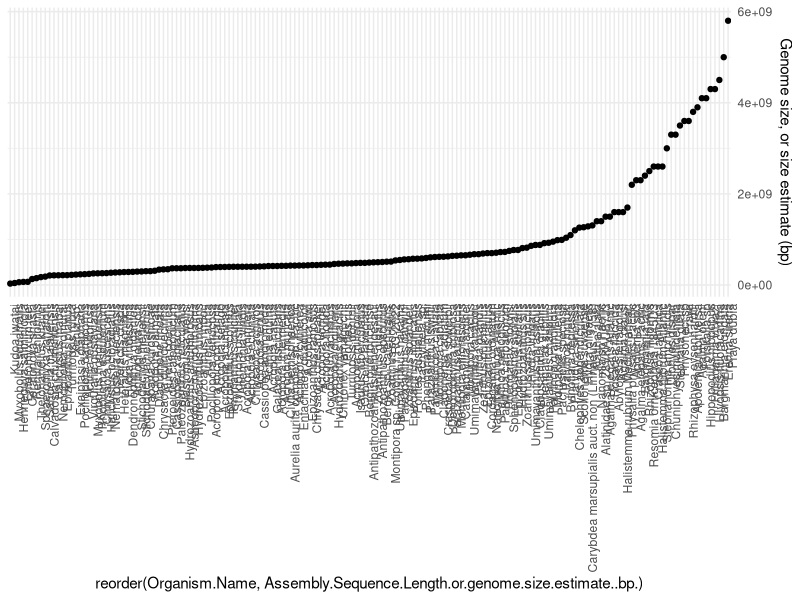
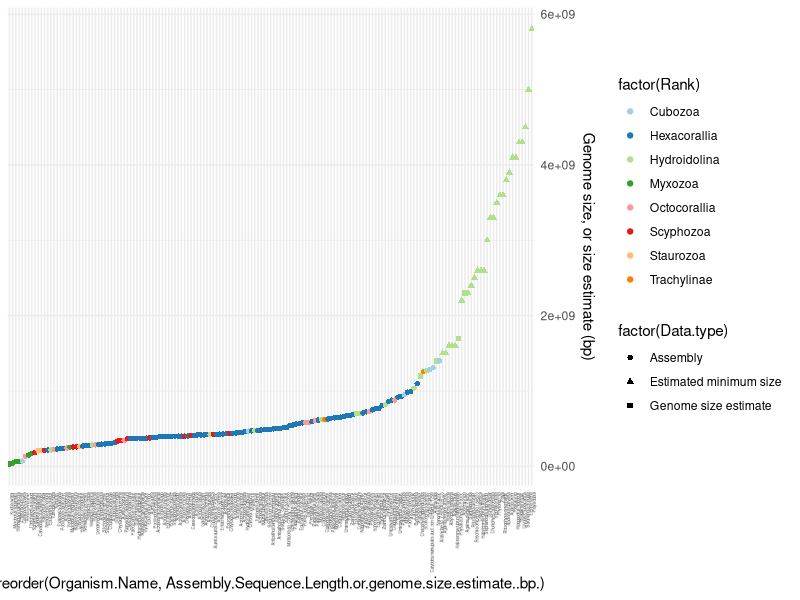
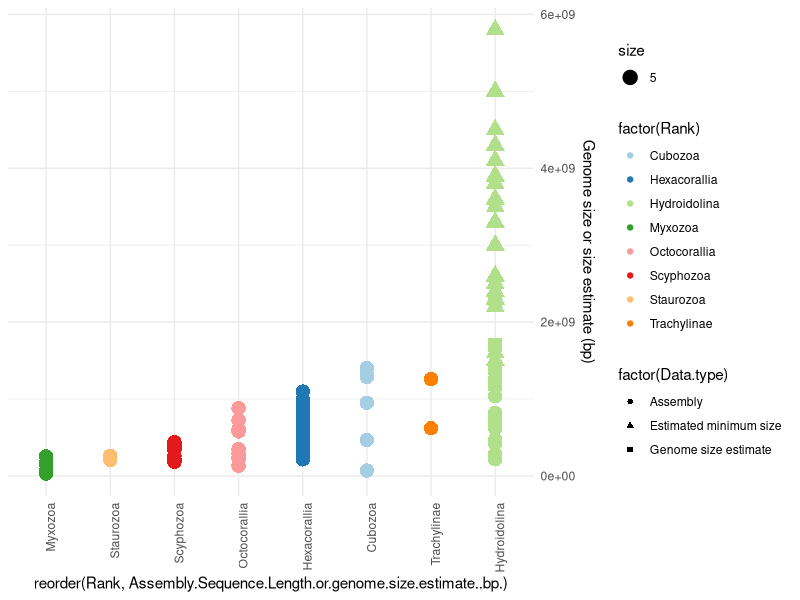
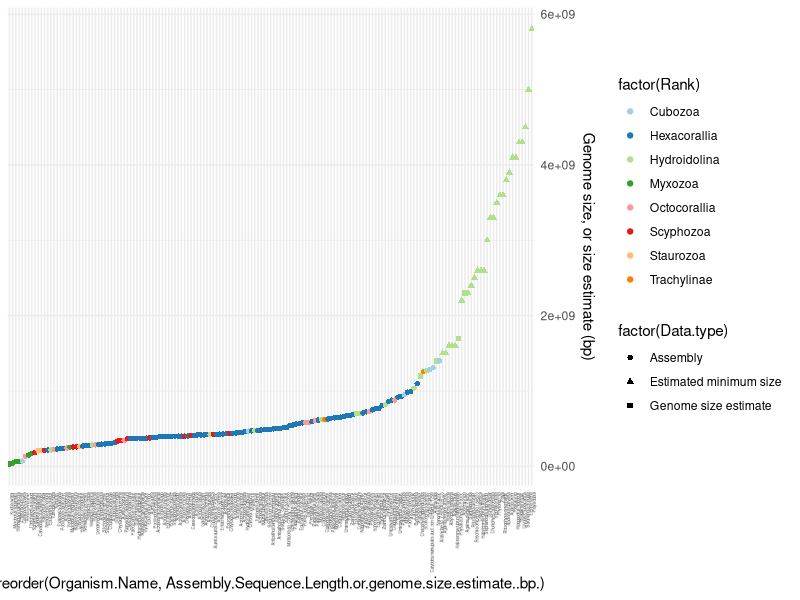
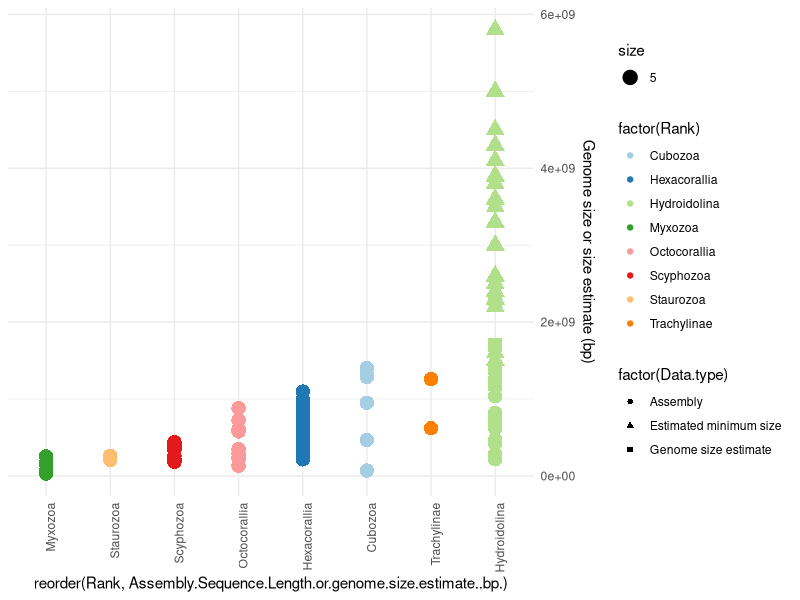

The R source for these figures, in order:
## ---- chunk 1
knitr::opts_chunk$set(echo = TRUE)
## ---- chunk 2
library(tidyr)
library(dplyr)
library(ggplot2)
library(tidyverse)
library(RColorBrewer)


#Show median on freq-histogram of genome size 
data3 <- read.csv("genome_size.csv") 

data3

data3 <- drop_na(data3)
datab <- select(data3, Assembly.Sequence.Length.or.genome.size.estimate..bp.) 

datab_NewData <- data3 %>% filter(Group == 'New data')
datab_published <- data3 %>% filter(Group == 'Published')


#change order of variables to single, duplicated, fragmented, missing
#add overlaying plot of genome size and N50 
dp <- select(data3, Rank, Organism.Name, Assembly.Sequence.Length.or.genome.size.estimate..bp., Data.type) 
dp <- drop_na(dp)
dp <-dp[order(dp$"Assembly.Sequence.Length.or.genome.size.estimate..bp."),]
dt <- select(dp, Rank, Organism.Name, Assembly.Sequence.Length.or.genome.size.estimate..bp., Data.type)



#color by rank, geom_point icon by assembly type
basicplot <- ggplot(dt) +
          geom_point(aes(x = reorder(Organism.Name, Assembly.Sequence.Length.or.genome.size.estimate..bp.), y = Assembly.Sequence.Length.or.genome.size.estimate..bp.)) +
          theme_minimal() +
          theme(axis.text.x = element_text(angle = 90, hjust=1)) +
          ylab("Genome size, or size estimate (bp)")  +
          scale_y_continuous(position = "right")
basicplot

#pal <- wes_palette("Zissou1", 21, type = "continuous")
plot3b <- ggplot(dt) +
          geom_point(aes(x = reorder(Organism.Name, Assembly.Sequence.Length.or.genome.size.estimate..bp.), y = Assembly.Sequence.Length.or.genome.size.estimate..bp., shape = factor(Data.type), colour = factor(Rank))) +
          theme_minimal() +
          scale_color_brewer(palette = "Paired") +
          theme(axis.text.x = element_text(angle = 90, hjust=1, size = 3)) +
          ylab("Genome size, or size estimate (bp)")  +
          scale_y_continuous(position = "right")
#by organismanme
plot3b 

ggsave("plot3b.pdf", width = 25, height = 15, units = "cm", dpi = 300)
#################################
rank_plot <- ggplot(dt) +
          geom_point(aes(x = reorder(Rank, Assembly.Sequence.Length.or.genome.size.estimate..bp.), y = Assembly.Sequence.Length.or.genome.size.estimate..bp., shape = factor(Data.type), colour = factor(Rank), size = 5)) +
          theme_minimal() +
          scale_color_brewer(palette = "Paired") +
          theme(axis.text.x = element_text(angle = 90, hjust=1)) +
          ylab("Genome size or size estimate (bp)")  +
          scale_y_continuous(position = "right")

#by rank
rank_plot 

ggsave("rank_plot.pdf", width = 17, height = 17, units = "cm", dpi = 300)
#################################
